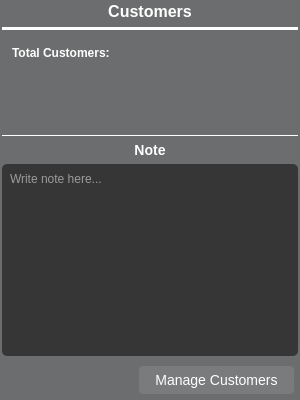
          <widget class="QWidget" name="CustomersStatus" native="true">
           <property name="minimumSize">
            <size>
             <width>300</width>
             <height>400</height>
            </size>
           </property>
           <property name="maximumSize">
            <size>
             <width>1000</width>
             <height>1000</height>
            </size>
           </property>
           <property name="cursor">
            <cursorShape>PointingHandCursor</cursorShape>
           </property>
           <property name="styleSheet">
            <string notr="true">QWidget {
    background-color:  rgb(108, 109, 110);
    border-radius: 5px;
}

QWidget:hover {

    background-color: rgb(89, 90, 91);

}</string>
           </property>
           <layout class="QVBoxLayout" name="verticalLayout_12">
            <property name="leftMargin">
             <number>2</number>
            </property>
            <property name="topMargin">
             <number>2</number>
            </property>
            <property name="rightMargin">
             <number>2</number>
            </property>
            <property name="bottomMargin">
             <number>2</number>
            </property>
            <item>
             <widget class="QPushButton" name="BTNCustomers">
              <property name="styleSheet">
               <string notr="true">QPushButton{
    background-color: transparent;
        background: transparent;
    color:white;
    font-family: Arial, Helvetica, sans-serif;
    font-size: 16px;
    font-weight: bold;
    border: none;
}</string>
              </property>
              <property name="text">
               <string>Customers</string>
              </property>
              <property name="icon">
               <iconset resource="Resources.qrc">
                <normaloff>:/images/icons/Vendors.png</normaloff>:/images/icons/Vendors.png</iconset>
              </property>
              <property name="iconSize">
               <size>
                <width>20</width>
                <height>20</height>
               </size>
              </property>
             </widget>
            </item>
            <item>
             <widget class="Line" name="line_7">
              <property name="styleSheet">
               <string notr="true">background-color: white;
</string>
              </property>
              <property name="orientation">
               <enum>Qt::Horizontal</enum>
              </property>
             </widget>
            </item>
            <item>
             <layout class="QHBoxLayout" name="horizontalLayout_25">
              <property name="leftMargin">
               <number>10</number>
              </property>
              <property name="topMargin">
               <number>10</number>
              </property>
              <property name="rightMargin">
               <number>10</number>
              </property>
              <property name="bottomMargin">
               <number>10</number>
              </property>
              <item>
               <widget class="QLabel" name="CustomersTotalStatus">
                <property name="styleSheet">
                 <string notr="true">background-color: transparent;
    color:white;
    font-family: Arial, Helvetica, sans-serif;
    font-size: 12px;
    font-weight: bold;
    border: none;</string>
                </property>
                <property name="text">
                 <string>Total Customers:</string>
                </property>
               </widget>
              </item>
             </layout>
            </item>
            <item>
             <spacer name="verticalSpacer_5">
              <property name="orientation">
               <enum>Qt::Vertical</enum>
              </property>
              <property name="sizeHint" stdset="0">
               <size>
                <width>20</width>
                <height>40</height>
               </size>
              </property>
             </spacer>
            </item>
            <item>
             <widget class="Line" name="line_11">
              <property name="maximumSize">
               <size>
                <width>16777215</width>
                <height>1</height>
               </size>
              </property>
              <property name="styleSheet">
               <string notr="true">background-color: white;</string>
              </property>
              <property name="orientation">
               <enum>Qt::Horizontal</enum>
              </property>
             </widget>
            </item>
            <item>
             <layout class="QVBoxLayout" name="verticalLayout_17">
              <property name="leftMargin">
               <number>0</number>
              </property>
              <property name="topMargin">
               <number>0</number>
              </property>
              <property name="rightMargin">
               <number>0</number>
              </property>
              <property name="bottomMargin">
               <number>0</number>
              </property>
              <item>
               <widget class="QLabel" name="CustomersNoteLabel">
                <property name="styleSheet">
                 <string notr="true">background-color: transparent;
    color:white;
    font-family: Arial, Helvetica, sans-serif;
    font-size: 14px;
    font-weight: bold;
    border: none;</string>
                </property>
                <property name="text">
                 <string>Note</string>
                </property>
                <property name="alignment">
                 <set>Qt::AlignCenter</set>
                </property>
               </widget>
              </item>
              <item>
               <widget class="QPlainTextEdit" name="CustomersPlainText">
                <property name="styleSheet">
                 <string notr="true">background-color: rgb(54, 54, 54);
color: white;
padding: 4px;</string>
                </property>
                <property name="placeholderText">
                 <string>Write note here...</string>
                </property>
               </widget>
              </item>
             </layout>
            </item>
            <item>
             <layout class="QHBoxLayout" name="horizontalLayout_10">
              <property name="leftMargin">
               <number>3</number>
              </property>
              <property name="topMargin">
               <number>3</number>
              </property>
              <property name="rightMargin">
               <number>3</number>
              </property>
              <property name="bottomMargin">
               <number>3</number>
              </property>
              <item>
               <spacer name="horizontalSpacer_5">
                <property name="orientation">
                 <enum>Qt::Horizontal</enum>
                </property>
                <property name="sizeHint" stdset="0">
                 <size>
                  <width>40</width>
                  <height>20</height>
                 </size>
                </property>
               </spacer>
              </item>
              <item>
               <widget class="QPushButton" name="CustomersManageCustomer">
                <property name="styleSheet">
                 <string notr="true">QPushButton {
    color: white; /* Default text color */
    border: 2px solid transparent; /* Default border */
    background-color: rgba(255, 255, 255, 0.1);
    padding: 5px 15px; /* Padding around text */
    text-align: center; /* Center text */
    text-decoration: none; /* Remove underline from text */
    font-size: 14px; /* Text size */

}

QPushButton:hover {
    background-color: rgba(255, 255, 255, 0.3); /* White background with 50% opacity */
    border: 2px solid white; /* White left border */
}</string>
                </property>
                <property name="text">
                 <string>Manage Customers</string>
                </property>
               </widget>
              </item>
             </layout>
            </item>
           </layout>
          </widget>
